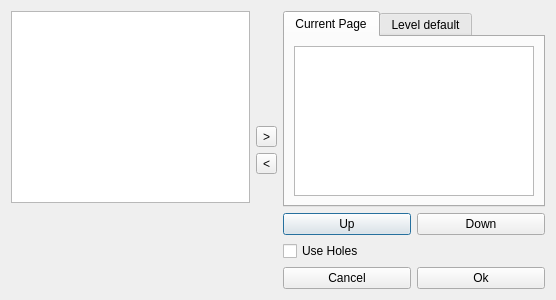
<?xml version="1.0" encoding="UTF-8"?>
<ui version="4.0">
 <class>EditTextureListDialog</class>
 <widget class="QDialog" name="EditTextureListDialog">
  <property name="geometry">
   <rect>
    <x>0</x>
    <y>0</y>
    <width>556</width>
    <height>300</height>
   </rect>
  </property>
  <property name="windowTitle">
   <string>Edit Texture List</string>
  </property>
  <layout class="QHBoxLayout" name="horizontalLayout_3">
   <item>
    <layout class="QVBoxLayout" name="verticalLayout_2">
     <item>
      <widget class="QListWidget" name="availTexList"/>
     </item>
     <item>
      <widget class="QLabel" name="texturePreview">
       <property name="sizePolicy">
        <sizepolicy hsizetype="MinimumExpanding" vsizetype="Fixed">
         <horstretch>0</horstretch>
         <verstretch>1</verstretch>
        </sizepolicy>
       </property>
       <property name="maximumSize">
        <size>
         <width>250</width>
         <height>100</height>
        </size>
       </property>
       <property name="frameShape">
        <enum>QFrame::NoFrame</enum>
       </property>
       <property name="text">
        <string/>
       </property>
       <property name="textFormat">
        <enum>Qt::PlainText</enum>
       </property>
       <property name="pixmap">
        <pixmap>Textures/big_kiesel_white.01.png</pixmap>
       </property>
       <property name="scaledContents">
        <bool>false</bool>
       </property>
       <property name="wordWrap">
        <bool>false</bool>
       </property>
      </widget>
     </item>
    </layout>
   </item>
   <item>
    <layout class="QVBoxLayout" name="verticalLayout">
     <item>
      <spacer name="verticalSpacer_2">
       <property name="orientation">
        <enum>Qt::Vertical</enum>
       </property>
       <property name="sizeHint" stdset="0">
        <size>
         <width>20</width>
         <height>40</height>
        </size>
       </property>
      </spacer>
     </item>
     <item>
      <widget class="QToolButton" name="TexAddButton">
       <property name="text">
        <string>&gt;</string>
       </property>
      </widget>
     </item>
     <item>
      <widget class="QToolButton" name="TexRemoveWorld">
       <property name="text">
        <string>&lt;</string>
       </property>
      </widget>
     </item>
     <item>
      <spacer name="verticalSpacer">
       <property name="orientation">
        <enum>Qt::Vertical</enum>
       </property>
       <property name="sizeHint" stdset="0">
        <size>
         <width>20</width>
         <height>40</height>
        </size>
       </property>
      </spacer>
     </item>
    </layout>
   </item>
   <item>
    <layout class="QVBoxLayout" name="verticalLayout_3">
     <item>
      <widget class="QTabWidget" name="tabWidget">
       <property name="tabPosition">
        <enum>QTabWidget::North</enum>
       </property>
       <property name="currentIndex">
        <number>0</number>
       </property>
       <property name="usesScrollButtons">
        <bool>true</bool>
       </property>
       <property name="documentMode">
        <bool>false</bool>
       </property>
       <property name="tabsClosable">
        <bool>false</bool>
       </property>
       <widget class="QWidget" name="tab">
        <attribute name="title">
         <string>Current Page</string>
        </attribute>
        <layout class="QHBoxLayout" name="horizontalLayout_4">
         <item>
          <widget class="QListWidget" name="usedTexList"/>
         </item>
        </layout>
       </widget>
       <widget class="QWidget" name="tab_2">
        <attribute name="title">
         <string>Level default</string>
        </attribute>
        <layout class="QHBoxLayout" name="horizontalLayout_5">
         <item>
          <widget class="QListWidget" name="usedTexList_2"/>
         </item>
        </layout>
       </widget>
      </widget>
     </item>
     <item>
      <layout class="QHBoxLayout" name="horizontalLayout">
       <item>
        <widget class="QPushButton" name="texUpButton">
         <property name="text">
          <string>Up</string>
         </property>
        </widget>
       </item>
       <item>
        <widget class="QPushButton" name="texDownButton">
         <property name="text">
          <string>Down</string>
         </property>
        </widget>
       </item>
      </layout>
     </item>
     <item>
      <widget class="QCheckBox" name="useHolesCheckbox">
       <property name="text">
        <string>Use Holes</string>
       </property>
      </widget>
     </item>
     <item>
      <layout class="QHBoxLayout" name="horizontalLayout_2">
       <item>
        <widget class="QPushButton" name="cancelButton">
         <property name="text">
          <string>Cancel</string>
         </property>
        </widget>
       </item>
       <item>
        <widget class="QPushButton" name="okButton">
         <property name="text">
          <string>Ok</string>
         </property>
        </widget>
       </item>
      </layout>
     </item>
    </layout>
   </item>
  </layout>
 </widget>
 <resources/>
 <connections/>
</ui>
